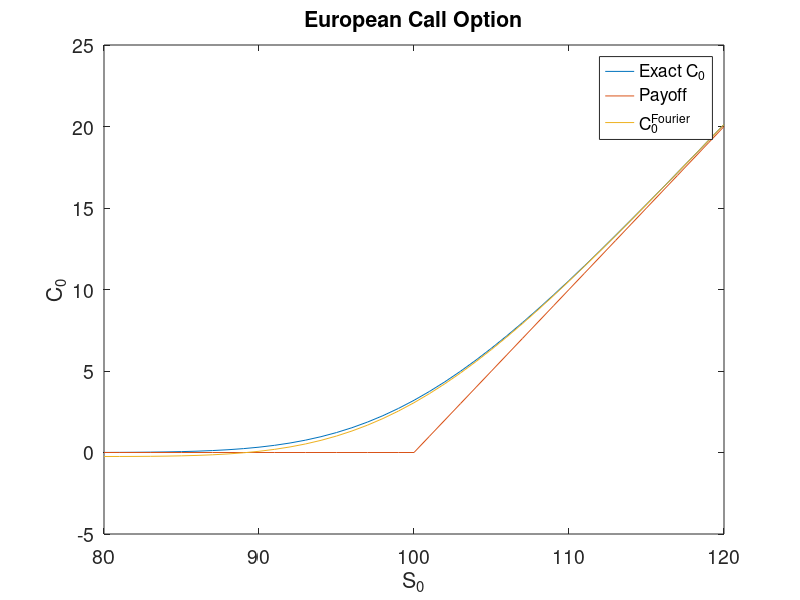

Recreate this plot in MATLAB.
% Pricing a put/call option under the Black-Scholes model 
% using the Fourier Cosine Expansion method. 
% ---------------------------------------------------
clear all; 

alpha = -1; % Price European Call or Put 
           % 1 for Put, -1 for Call
           
N = 2^6; % Truncation of Fourier series
K = 100; % Strike Price
r = 0.01; % Interest rate
T = 0.1; % Maturity
sigma = 0.25; % Volatility 

c1 = r*T; c2 = sigma^2*T; c4 = 0; L = 10; % Truncated domain [a,b]
a = c1 - L*sqrt(c2 + sqrt(c4)); b = c1 + L*sqrt(c2 + sqrt(c4));

ksi_k = @(k) ( 1/(1 +(k*pi/(b-a))^2) * ( cos(-k*pi*a/(b-a)) ...
                - exp(a) + k*pi/(b-a)*sin(-k*pi*a/(b-a)) ) ); 

psi_k = @(k) (((b-a)/k/pi * sin(-k*pi*a/(b-a))).*(k>0) );
                    
VPut_k = @(k) ( 2*K/(b-a) * (-ksi_k(k) + psi_k(k)) ); 

phiLevy = @(w) ( exp(1i*r*T*w - 0.5*sigma^2*T*w.^2) ); 

S = 80:1:120; % Stock-price
x = log(S'/K); % Log-price = log(S/K)

Pt = 1/2 * real(phiLevy(0) * exp(zeros(length(S),1))) ...
                *(2*K/(b-a)*(-ksi_k(0)-a));
for k=1:N-1
   Pt = Pt + ...
       real(phiLevy(k*pi/(b-a)) .* exp(1i*k*pi*(x-a)/(b-a))).*VPut_k(k);  
end
Pt = Pt * exp(-r*T) ; 

% Exact Black-Scholes solution of Put
[Call,Put] = blsprice(S,K,r,T,sigma);
Pt_Exact = Put'; 

% Payoff of Put
Payoff = @(S) ( max(alpha*(K-S), 0) );

if alpha==1 % Pricing Put
    plot(S, Pt_Exact, 'DisplayName', 'Exact P_0'); hold on;
    plot(S, Payoff(S), 'DisplayName', 'Payoff'); hold on; 
    plot(S, Pt, 'DisplayName', 'P_0^{Fourier}');
    xlabel('S_0'); ylabel('P_0'); title('European Put Option');
    legend; 
elseif alpha ==-1 % Pricing Call using Put-Call Parity
    Ct = Pt + S' - K*exp(-r*T); 
    Ct_Exact = Pt_Exact + S' - K*exp(-r*T); 
    plot(S, Ct_Exact, 'DisplayName', 'Exact C_0'); hold on;
    plot(S, Payoff(S), 'DisplayName', 'Payoff'); hold on; 
    plot(S, Ct , 'DisplayName', 'C_0^{Fourier}');
    xlabel('S_0'); ylabel('C_0'); title('European Call Option');
    legend;
end
set(gca,'FontSize',14)
    